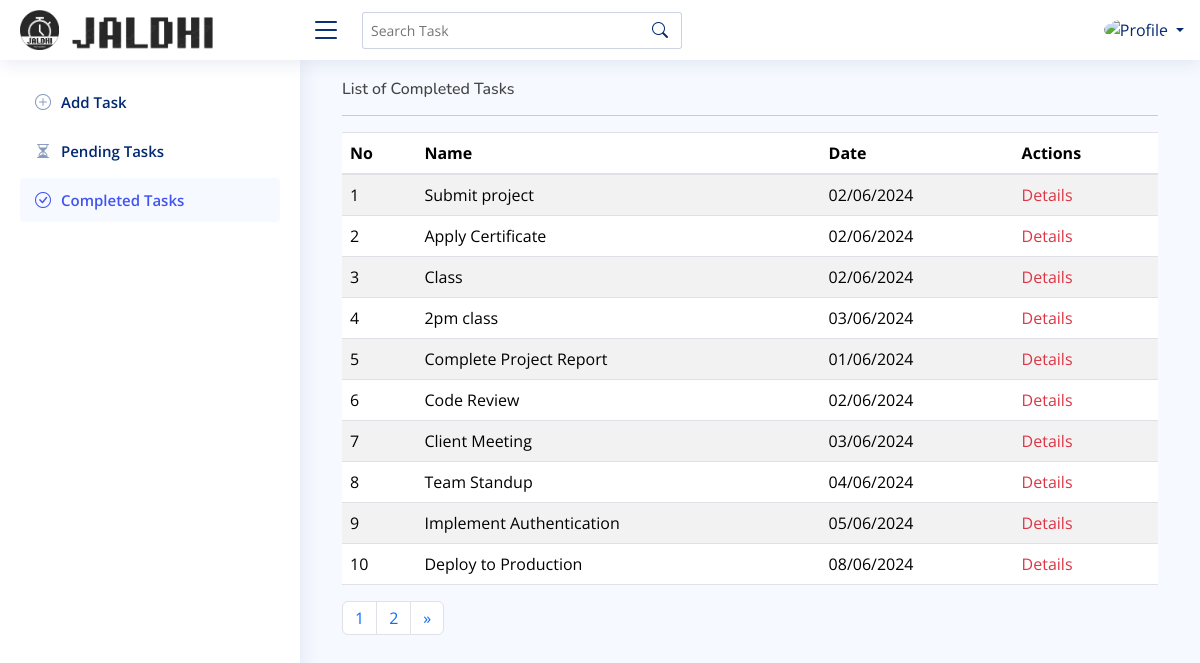
The app's page /completedtask with its own data.
### baseapp/models.py (models this page shows, shortened)
class Task(models.Model):
    no=models.AutoField(primary_key=True)
    title=models.CharField(max_length=100,null=True)
    description=models.TextField()
    date=models.DateField(default=timezone.now)
    is_completed = models.BooleanField(default=False)
    def formatted_date(self):
        return self.date.strftime('%d/%m/%Y')

### baseapp/views.py (the view)
# urls.py: path("completedtask",views.completedtask,name="completedtask"),
def completedtask(request):
    tasks = Task.objects.filter(is_completed=True)
    paginator=Paginator(tasks,10)
    page_number=request.GET.get('page')
    try:
        page=paginator.get_page(page_number)
    except EmptyPage:
        page=paginator.page(paginator.num_pages)
    return render(request, 'completedtask.html', {'tasks': tasks,'page':page})

### templates/completedtask.html (shortened to what this page needs)
{% extends 'index.html' %}
{% load static %}
{% block content3 %}
<a class="nav-link " href="{% url 'completedtask' %}">
  <i class="bi bi-check-circle"></i>
  <span>Completed Tasks</span>
</a>
{% endblock %}
{% block content %}
<div class="container">
    <div class="row">
        <div class="col-md-12">
            <h6>List of Completed Tasks </h6>
            <hr>
            <table class="table table-striped">
                <thead>
                    <tr>
                        <th>No</th>
                        <th>Name</th>
                        <th>Date</th>
                        <th>Actions</th>
                    </tr>
                </thead>
                <tbody>
                    {% for task in page %}
                    <tr>
                        <td>{{ forloop.counter|add:page.start_index|add:"-1" }}</td>
                        <td>{{ task.title }}</td>
                        <td>{{ task.formatted_date }}</td>
                        <td>
                            <a href="{% url 'taskdetails' task.no %}" class="link-danger link-offset-2 link-underline-opacity-25 link-underline-opacity-100-hover">Details</a>
                        </td>
                    </tr>
                    {% endfor %}
                </tbody>
            </table>
            <nav aria-label="Page navigation example">
                <ul class="pagination">
                  {% for num in page.paginator.page_range %}
                  <li class="page-item {% if page.number == num %}activate{% endif %}">
                    <a class="page-link" href="?page={{ num }}">{{ num }}</a></li>
                {% endfor %}
                {% if page.has_next %}
                  <li class="page-item">
                    <a class="page-link" href="?page=={{ page.next_page_number }}" aria-label="Next">
                      <span aria-hidden="true">&raquo;</span>
                    </a>
                  </li>
                {% endif %}
                </ul>
              </nav>
        </div>
    </div>
</div>
{% endblock %}

### static/assets/css/style.css (style rules this page uses)
:root { scroll-behavior: smooth; }
body { font-family: "Open Sans", sans-serif; background: #f6f9ff; color: #444444; }
a { color: #4154f1; text-decoration: none; }
h1, h2, h3, h4, h5, h6 { font-family: "Nunito", sans-serif; }
.sidebar-nav .nav-link { display: flex; align-items: center; font-size: 15px; font-weight: 600; color: #4154f1; transition: 0.3; background: #f6f9ff; padding: 10px 15px; border-radius: 4px; }
.sidebar-nav .nav-link i { font-size: 16px; margin-right: 10px; color: #4154f1; }

### records on screen
Task: title "Submit project", formatted_date "02/06/2024"
Task: title "Apply Certificate", formatted_date "02/06/2024"
Task: title "Class", formatted_date "02/06/2024"
Task: title "2pm class", formatted_date "03/06/2024"
Task: title "Complete Project Report", formatted_date "01/06/2024"
Task: title "Code Review", formatted_date "02/06/2024"
Task: title "Client Meeting", formatted_date "03/06/2024"
Task: title "Team Standup", formatted_date "04/06/2024"
Task: title "Implement Authentication", formatted_date "05/06/2024"
Task: title "Deploy to Production", formatted_date "08/06/2024"

### other values on screen
{{ num }} "1" "2"
